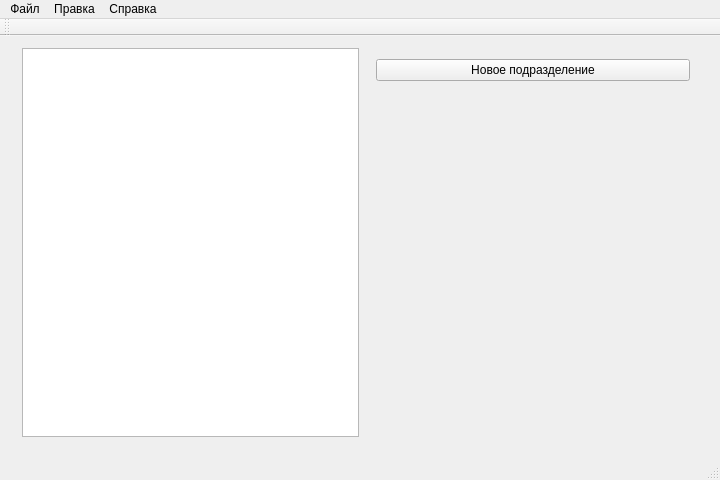
<?xml version="1.0" encoding="UTF-8"?>
<ui version="4.0">
 <class>CompanyManagerGUI</class>
 <widget class="QMainWindow" name="CompanyManagerGUI">
  <property name="geometry">
   <rect>
    <x>0</x>
    <y>0</y>
    <width>720</width>
    <height>480</height>
   </rect>
  </property>
  <property name="maximumSize">
   <size>
    <width>720</width>
    <height>480</height>
   </size>
  </property>
  <property name="mouseTracking">
   <bool>false</bool>
  </property>
  <property name="windowTitle">
   <string>CompanyManagerUI</string>
  </property>
  <widget class="QWidget" name="central_widget">
   <widget class="QWidget" name="layoutWidget">
    <property name="geometry">
     <rect>
      <x>11</x>
      <y>1</y>
      <width>701</width>
      <height>411</height>
     </rect>
    </property>
    <layout class="QHBoxLayout" name="central_hlayout" stretch="0,0">
     <item>
      <widget class="QTreeView" name="tree_view">
       <property name="headerHidden">
        <bool>true</bool>
       </property>
      </widget>
     </item>
     <item>
      <layout class="QVBoxLayout" name="viewer_vlayout">
       <item>
        <widget class="QWidget" name="company_viewer" native="true">
         <layout class="QVBoxLayout" name="verticalLayout">
          <item>
           <widget class="QPushButton" name="new_department_btn">
            <property name="text">
             <string>Новое подразделение</string>
            </property>
           </widget>
          </item>
         </layout>
        </widget>
       </item>
       <item>
        <widget class="QStackedWidget" name="stacked_viewer">
         <property name="currentIndex">
          <number>-1</number>
         </property>
        </widget>
       </item>
      </layout>
     </item>
    </layout>
   </widget>
  </widget>
  <widget class="QMenuBar" name="menu_bar">
   <property name="geometry">
    <rect>
     <x>0</x>
     <y>0</y>
     <width>720</width>
     <height>26</height>
    </rect>
   </property>
   <widget class="QMenu" name="file_menu">
    <property name="title">
     <string>Файл</string>
    </property>
    <addaction name="new_btn"/>
    <addaction name="open_btn"/>
    <addaction name="save_btn"/>
    <addaction name="save_as_btn"/>
    <addaction name="close_btn"/>
    <addaction name="exit_btn"/>
   </widget>
   <widget class="QMenu" name="edit_menu">
    <property name="title">
     <string>Правка</string>
    </property>
    <addaction name="undo_btn"/>
    <addaction name="redo_btn"/>
   </widget>
   <widget class="QMenu" name="help_menu">
    <property name="title">
     <string>Справка</string>
    </property>
    <addaction name="about_program"/>
   </widget>
   <addaction name="file_menu"/>
   <addaction name="edit_menu"/>
   <addaction name="help_menu"/>
  </widget>
  <widget class="QToolBar" name="main_toolbar">
   <attribute name="toolBarArea">
    <enum>TopToolBarArea</enum>
   </attribute>
   <attribute name="toolBarBreak">
    <bool>false</bool>
   </attribute>
  </widget>
  <widget class="QStatusBar" name="status_bar"/>
  <action name="new_btn">
   <property name="text">
    <string>Новый</string>
   </property>
  </action>
  <action name="open_btn">
   <property name="text">
    <string>Открыть</string>
   </property>
  </action>
  <action name="save_btn">
   <property name="text">
    <string>Сохранить</string>
   </property>
  </action>
  <action name="close_btn">
   <property name="text">
    <string>Закрыть</string>
   </property>
  </action>
  <action name="undo_btn">
   <property name="text">
    <string>Отменить</string>
   </property>
  </action>
  <action name="redo_btn">
   <property name="text">
    <string>Вернуть</string>
   </property>
  </action>
  <action name="about_program">
   <property name="text">
    <string>О программе</string>
   </property>
  </action>
  <action name="save_as_btn">
   <property name="text">
    <string>Сохранить как</string>
   </property>
  </action>
  <action name="exit_btn">
   <property name="text">
    <string>Выход</string>
   </property>
  </action>
 </widget>
 <layoutdefault spacing="6" margin="11"/>
 <resources>
  <include location="company_manager_ui.qrc"/>
 </resources>
 <connections/>
</ui>
